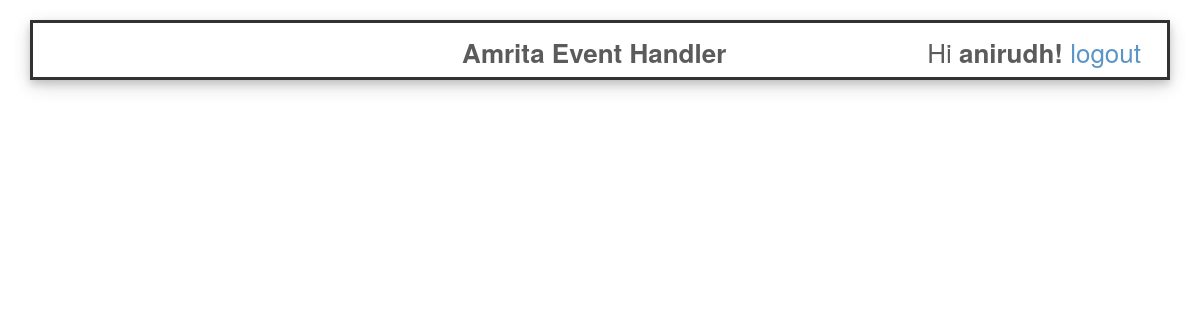
Before: /event_participants/ (signed in) with the older database file.
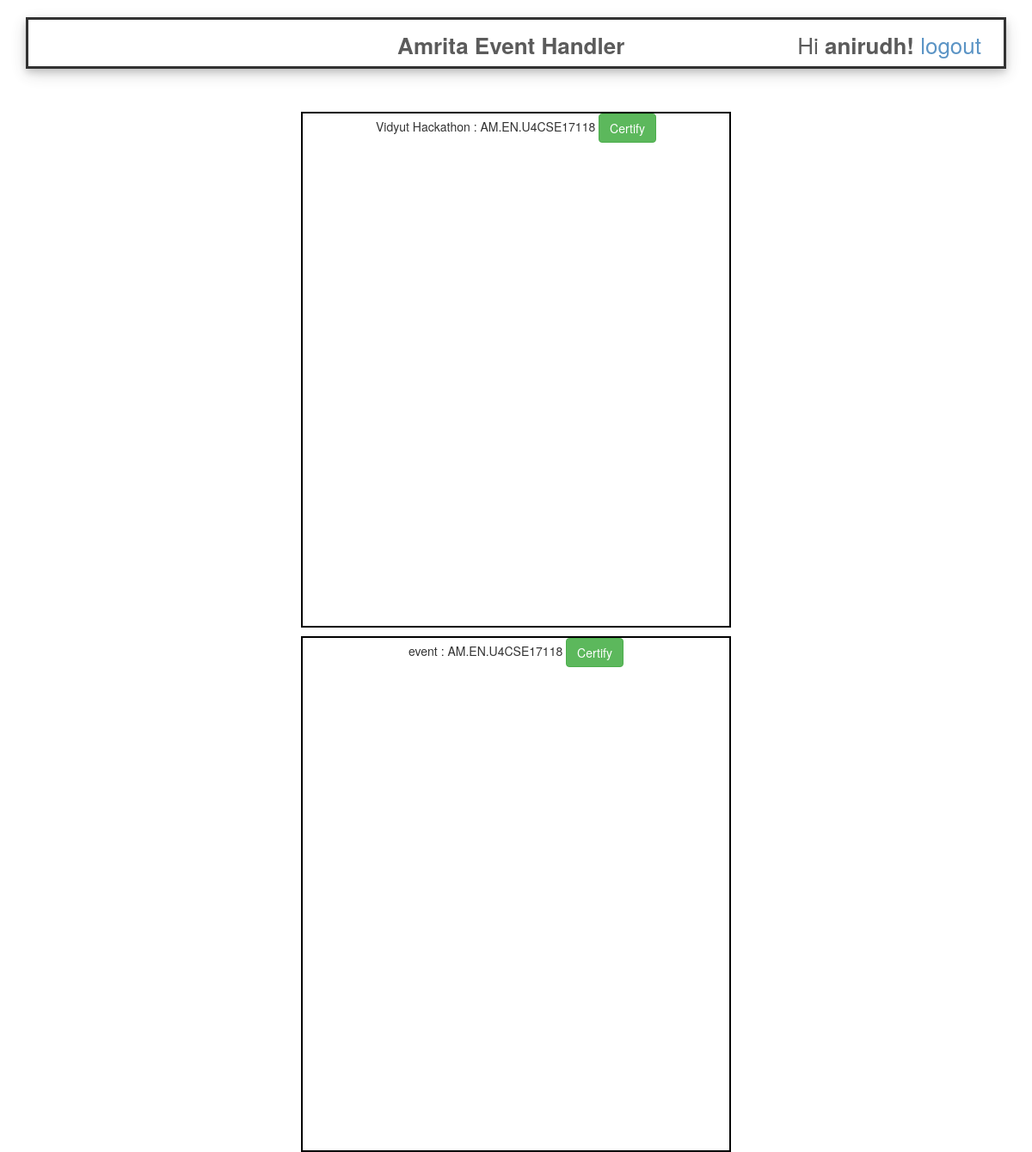
After: the same page with the newer database file.
### accounts/models.py (models this page shows)
class CustomUser(AbstractUser):
    email = models.EmailField(unique=True)
    roll = models.CharField(max_length=200, null=True, blank=False)
    contact_no = models.IntegerField(max_length=10, null=True, blank=False, default=1234567890)

### administrator/models.py (models this page shows, shortened)
class Registrants(models.Model):
    event = models.ForeignKey(
        EventDetails, on_delete=models.CASCADE, null=True, blank=False)
    roll = models.CharField(max_length=200, null=True,
                            blank=False)

class EventDetails(models.Model):
    name = models.CharField(max_length=200)
    description = models.TextField()
    venue = models.CharField(max_length=200)
    event_date = models.DateTimeField(default=timezone.now())
    fee = models.FloatField(default=0)
    last_date = models.DateTimeField(default=timezone.now())
    def __str__(self):
        return self.name

### administrator/views.py (the view)
# urls.py: path('event_participants/', permission_required('is_staff')(EventParticipantsView.as_view()),
class EventParticipantsView(ListView):
    model = Registrants
    template_name = 'show_participants.html'
    context_object_name = 'members'

### templates/show_participants.html (shortened to what this page needs)
{% extends 'base2.html' %}
{% block content %}
<br><br>
{% for m in members %}
<center>
    <div class="boxer">
        {{ m.event }} :
        {{ m.roll }}
        <button type="button" onclick="certificate()" class="btn btn-success">Certify</button><br>
        <br>
    </div>
</center>
{% endfor %}
{% endblock content %}

### templates/base2.html (shortened to what this page needs)
{% load staticfiles %}
<!DOCTYPE html>
<html>
<head>
    <link href="{% static 'css/base2.css' %}" rel="stylesheet">
    <link rel="stylesheet" href="https://cdnjs.cloudflare.com/ajax/libs/font-awesome/4.7.0/css/font-awesome.min.css">
    <link rel="stylesheet" href="https://maxcdn.bootstrapcdn.com/bootstrap/3.3.7/css/bootstrap.min.css">
</head>
<body>
    <main>
        <div>
            {% if user.is_authenticated %}
            <center>
                <div class="banner">
                    <b>Amrita Event Handler</b>
                    <div class="UserLog">
                        Hi <b>{{ user.username }}!</b>
                        <a href="{% url 'logout' %}">logout&emsp;</a>
                    </div>
                </div>
            </center>
            {% endif %}
        </div>
        {% block content %}
        {% endblock %}
    </main>
</body>
</html>

### static/css/base2.css (style rules this page uses)
.banner { border: 3px solid black; padding-top: 10px; text-align: center; width: 95%; margin-top: 20px; height: 60px; font-size: 26px; opacity: .8; box-shadow: 0 4px 8px 0 rgba(0, 0, 0, 0.2), 0 6px 20px 0 rgba(0, 0, 0, 0.19); }
.UserLog { float: right; }
.boxer { margin-top: 10px; width: 500px; height: 600px; border: 2px solid black; }

Changed rows visible on the page:
added Registrants: event "Vidyut Hackathon", roll "AM.EN.U4CSE17118"
added Registrants: event "event", roll "AM.EN.U4CSE17118"
